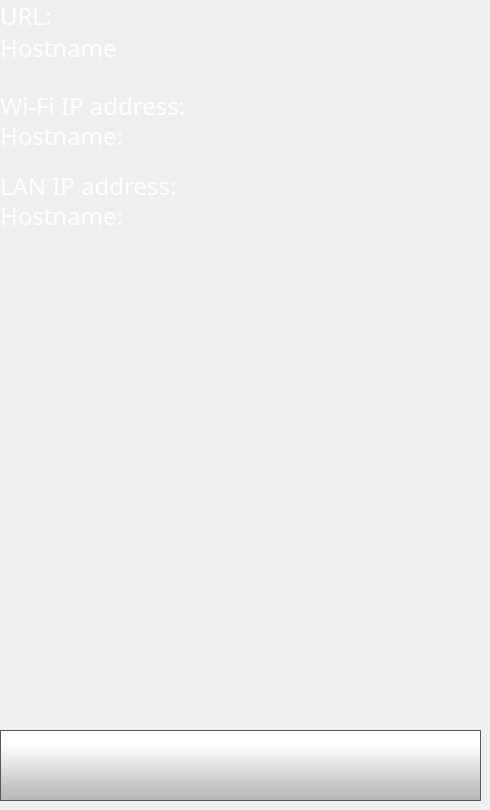
    <widget class="QWidget" name="networkInfoPage">
     <widget class="QLabel" name="hostnameLabel">
      <property name="geometry">
       <rect>
        <x>0</x>
        <y>0</y>
        <width>201</width>
        <height>31</height>
       </rect>
      </property>
      <property name="font">
       <font>
        <family>Gotham Light</family>
        <pointsize>18</pointsize>
        <weight>50</weight>
        <bold>false</bold>
       </font>
      </property>
      <property name="styleSheet">
       <string notr="true">color: rgb(255, 255, 255);
background-color: rgba(255, 255, 255, 0);</string>
      </property>
      <property name="text">
       <string>URL: </string>
      </property>
     </widget>
     <widget class="QLabel" name="hostname">
      <property name="geometry">
       <rect>
        <x>0</x>
        <y>22</y>
        <width>481</width>
        <height>51</height>
       </rect>
      </property>
      <property name="font">
       <font>
        <family>Gotham Light</family>
        <pointsize>18</pointsize>
        <weight>50</weight>
        <bold>false</bold>
       </font>
      </property>
      <property name="styleSheet">
       <string notr="true">color: rgb(255, 255, 255);
background-color: rgba(255, 255, 255, 0);</string>
      </property>
      <property name="text">
       <string>Hostname</string>
      </property>
     </widget>
     <widget class="QLabel" name="wifiIpLabel">
      <property name="geometry">
       <rect>
        <x>0</x>
        <y>90</y>
        <width>301</width>
        <height>31</height>
       </rect>
      </property>
      <property name="font">
       <font>
        <family>Gotham Light</family>
        <pointsize>18</pointsize>
        <weight>50</weight>
        <bold>false</bold>
       </font>
      </property>
      <property name="styleSheet">
       <string notr="true">color: rgb(255, 255, 255);
background-color: rgba(255, 255, 255, 0);</string>
      </property>
      <property name="text">
       <string>Wi-Fi IP address: </string>
      </property>
     </widget>
     <widget class="QLabel" name="wifiIp">
      <property name="geometry">
       <rect>
        <x>0</x>
        <y>110</y>
        <width>481</width>
        <height>51</height>
       </rect>
      </property>
      <property name="font">
       <font>
        <family>Gotham Light</family>
        <pointsize>18</pointsize>
        <weight>50</weight>
        <bold>false</bold>
       </font>
      </property>
      <property name="styleSheet">
       <string notr="true">color: rgb(255, 255, 255);
background-color: rgba(255, 255, 255, 0);</string>
      </property>
      <property name="text">
       <string>Hostname: </string>
      </property>
     </widget>
     <widget class="QLabel" name="lanIpLabel">
      <property name="geometry">
       <rect>
        <x>0</x>
        <y>170</y>
        <width>301</width>
        <height>31</height>
       </rect>
      </property>
      <property name="font">
       <font>
        <family>Gotham Light</family>
        <pointsize>18</pointsize>
        <weight>50</weight>
        <bold>false</bold>
       </font>
      </property>
      <property name="styleSheet">
       <string notr="true">color: rgb(255, 255, 255);
background-color: rgba(255, 255, 255, 0);</string>
      </property>
      <property name="text">
       <string>LAN IP address: </string>
      </property>
     </widget>
     <widget class="QLabel" name="lanIp">
      <property name="geometry">
       <rect>
        <x>0</x>
        <y>190</y>
        <width>481</width>
        <height>51</height>
       </rect>
      </property>
      <property name="font">
       <font>
        <family>Gotham Light</family>
        <pointsize>18</pointsize>
        <weight>50</weight>
        <bold>false</bold>
       </font>
      </property>
      <property name="styleSheet">
       <string notr="true">color: rgb(255, 255, 255);
background-color: rgba(255, 255, 255, 0);</string>
      </property>
      <property name="text">
       <string>Hostname: </string>
      </property>
     </widget>
     <widget class="QPushButton" name="networkInfoBackButton">
      <property name="geometry">
       <rect>
        <x>0</x>
        <y>730</y>
        <width>481</width>
        <height>71</height>
       </rect>
      </property>
      <property name="minimumSize">
       <size>
        <width>0</width>
        <height>0</height>
       </size>
      </property>
      <property name="font">
       <font>
        <family>Gotham Light</family>
        <pointsize>9</pointsize>
       </font>
      </property>
      <property name="styleSheet">
       <string notr="true">QPushButton {
     border: 1px solid rgb(87, 87, 87);
	background-color: qlineargradient(spread:pad, x1:0, y1:1, x2:0, y2:0.188, stop:0 rgba(180, 180, 180, 255), stop:1 rgba(255, 255, 255, 255));


}

QPushButton:pressed {
    background-color: qlineargradient(x1: 0, y1: 0, x2: 0, y2: 1,
                                      stop: 0 #dadbde, stop: 1 #f6f7fa);
}

QPushButton:flat {
    border: none; /* no border for a flat push button */
}

QPushButton:default {
    border-color: navy; /* make the default button prominent */
}</string>
      </property>
      <property name="text">
       <string/>
      </property>
      <property name="icon">
       <iconset>
        <normaloff>templates/img/arrows-4.png</normaloff>templates/img/arrows-4.png</iconset>
      </property>
      <property name="iconSize">
       <size>
        <width>50</width>
        <height>50</height>
       </size>
      </property>
      <property name="checkable">
       <bool>false</bool>
      </property>
      <property name="autoDefault">
       <bool>false</bool>
      </property>
      <property name="default">
       <bool>false</bool>
      </property>
      <property name="flat">
       <bool>false</bool>
      </property>
     </widget>
     <widget class="QLabel" name="printPreviewSelected_4">
      <property name="geometry">
       <rect>
        <x>260</x>
        <y>30</y>
        <width>210</width>
        <height>210</height>
       </rect>
      </property>
      <property name="styleSheet">
       <string notr="true">background-color: rgba(255, 255, 255, 0);</string>
      </property>
      <property name="text">
       <string/>
      </property>
      <property name="pixmap">
       <pixmap>templates/img/thumbnail.png</pixmap>
      </property>
      <property name="scaledContents">
       <bool>true</bool>
      </property>
     </widget>
     <zorder>hostnameLabel</zorder>
     <zorder>wifiIpLabel</zorder>
     <zorder>wifiIp</zorder>
     <zorder>lanIpLabel</zorder>
     <zorder>lanIp</zorder>
     <zorder>networkInfoBackButton</zorder>
     <zorder>hostname</zorder>
     <zorder>printPreviewSelected_4</zorder>
    </widget>
